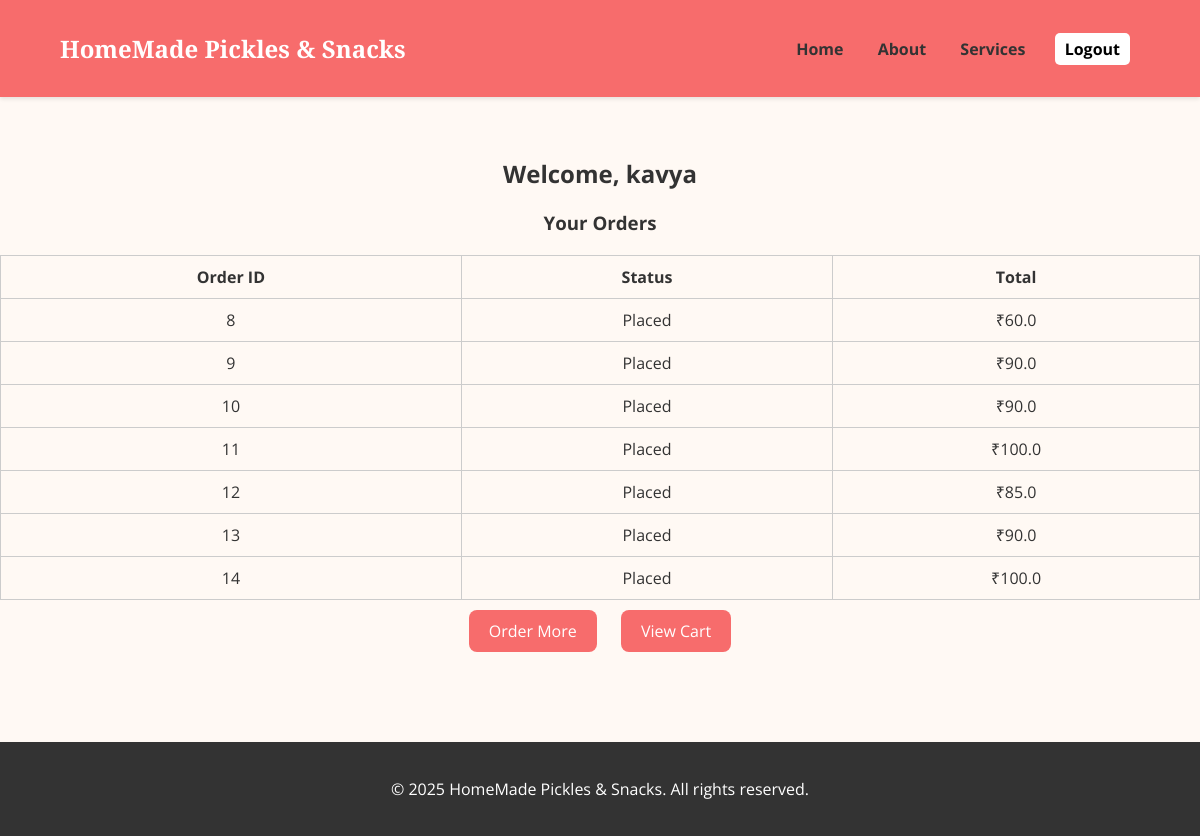
Before: /dashboard (signed in) with the older database file.
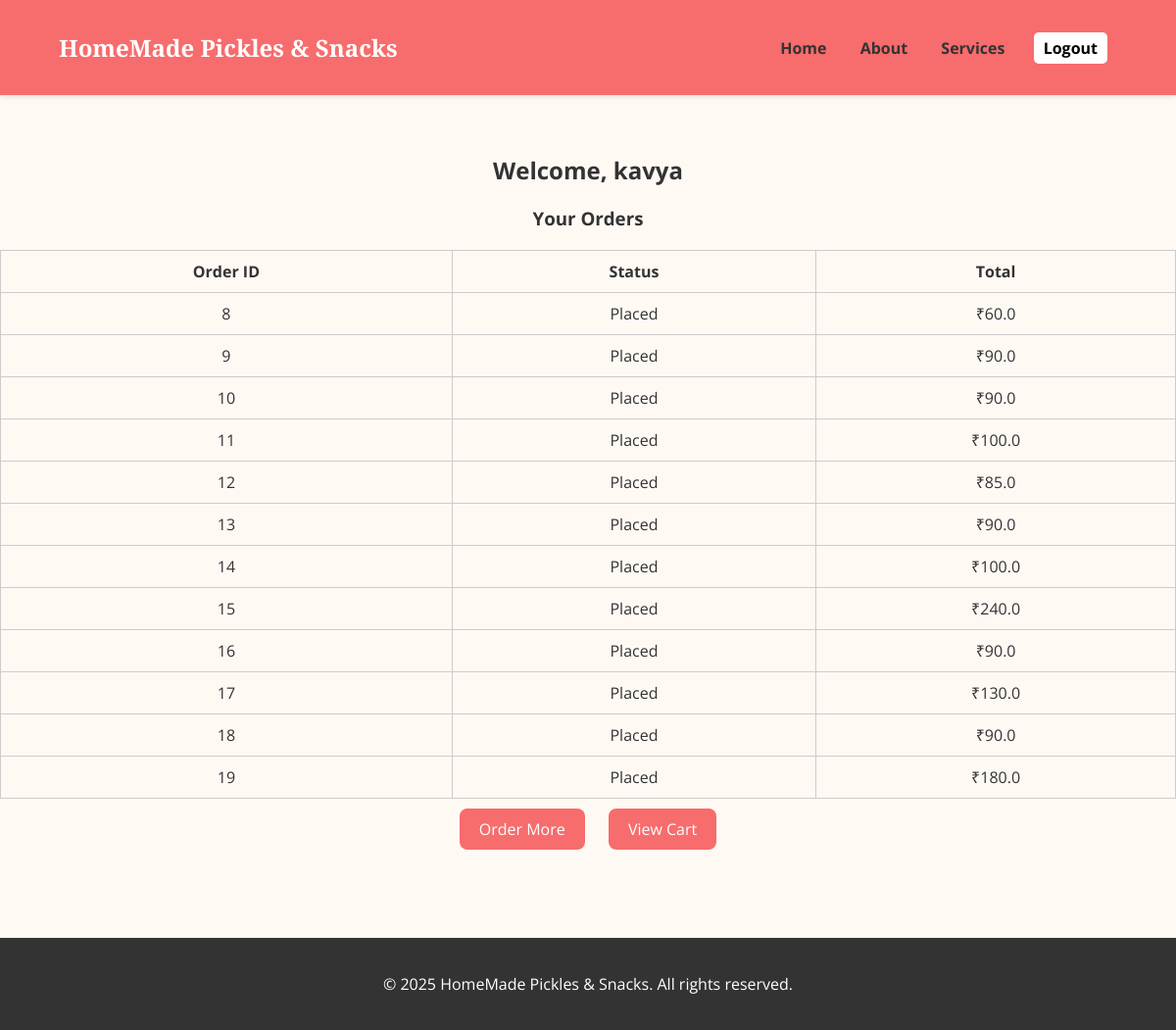
After: the same page with the newer database file.
### models.py (models this page shows)
class User(db.Model):
    id = db.Column(db.Integer, primary_key=True)
    username = db.Column(db.String(80), nullable=False, unique=True)
    email = db.Column(db.String(120), nullable=False, unique=True)
    password = db.Column(db.String(200), nullable=False)
    is_admin = db.Column(db.Boolean, default=False)

class Order(db.Model):
    id = db.Column(db.Integer, primary_key=True)
    user_id = db.Column(db.Integer, db.ForeignKey('user.id'))
    total = db.Column(db.Float)
    status = db.Column(db.String(50), default='Placed')
    address = db.Column(db.Text)
    timestamp = db.Column(db.DateTime, default=datetime.utcnow)
    user = db.relationship('User', backref='orders')
    ratings = db.relationship('Rating', backref='order')
    order_items = db.relationship('OrderItem', backref='order')

### app.py (the view)
@app.route('/dashboard')
@login_required
def dashboard():
    user = User.query.get(session['user_id'])
    if user.is_admin:
        products = Product.query.all()
        for product in products:
            avg = db.session.query(db.func.avg(Rating.stars)).filter_by(product_id=product.id).scalar()
            product.avg_rating = avg
        orders = Order.query.all()
        for order in orders:
            rating = Rating.query.filter_by(order_id=order.id).first()
            order.rating = rating
        customers = User.query.filter_by(is_admin=False).all()
        admins = User.query.filter_by(is_admin=True).all()
        return render_template('admin_dashboard.html', customers=customers, admins=admins,
                               products=products, orders=orders)
    else:
        orders = Order.query.filter_by(user_id=user.id).all()
        return render_template('customer_dashboard.html', user=user, orders=orders)

### app.py (called while the page is built)
def login_required(f):
    @wraps(f)
    def decorated_function(*args, **kwargs):
        if 'user_id' not in session:
            return redirect(url_for('login'))
        return f(*args, **kwargs)
    return decorated_function

### templates/customer_dashboard.html
{% extends "base.html" %}
{% block content %}
<section class="section">
    <div class="container">
        <h2>Welcome, {{ user.username }}</h2>
        <h3>Your Orders</h3>
        <table>
            <tr><th>Order ID</th><th>Status</th><th>Total</th></tr>
            {% for order in orders %}
            <tr><td>{{ order.id }}</td><td>{{ order.status }}</td><td>₹{{ order.total }}</td></tr>
            {% endfor %}
        </table>
        <a href="/products" class="btn">Order More</a>
        <a href="/cart" class="btn">View Cart</a>
    </div>
</section>
{% endblock %}

### templates/base.html (shortened to what this page needs)
<!DOCTYPE html>
<html lang="en">
<head>
    <link rel="stylesheet" href="{{ url_for('static', filename='styles.css') }}">
</head>
<body>
    <header>
        <div class="container">
            <h1>HomeMade Pickles & Snacks</h1>
            <nav>
                <a href="{{ url_for('home') }}">Home</a>
                 <a href="{{ url_for('home') }}#about" id="main-about">About</a>
                 <a href="{{ url_for('home') }}#services" id="main-services">Services</a>
                {% if session.get('username') %}
                    <a href="{{ url_for('logout') }}" class="btn">Logout</a>
                {% else %}
                    <a href="{{ url_for('login') }}">Login</a>
                    <a href="{{ url_for('register') }}">Register</a>
                {% endif %}
            </nav>
        </div>
    </header>
    {% block content %}{% endblock %}
    <footer>
        <p>&copy; 2025 HomeMade Pickles & Snacks. All rights reserved.</p>
    </footer>
</body>
</html>

### static/styles.css (style rules this page uses)
body { margin: 0; font-family: 'Open Sans', sans-serif; background-color: #fff9f4; color: #333; }
header { background-color: #f76c6c; color: white; padding: 1em 0; box-shadow: 0 2px 4px rgba(0,0,0,0.1); }
header .container { display: flex; justify-content: space-between; align-items: center; width: 90%; margin: auto; }
header h1 { font-family: 'Playfair Display', serif; font-size: 24px; }
nav a { color: white; text-decoration: none; margin-left: 15px; font-weight: bold; }
.section { padding: 40px 0; text-align: center; }
.btn { display: inline-block; background-color: #f76c6c; color: white; padding: 10px 20px; margin: 10px; border-radius: 8px; text-decoration: none; }
footer { background-color: #333; color: white; text-align: center; padding: 20px 0; margin-top: 40px; }
table { width: 100%; border-collapse: collapse; margin-top: 20px; }
table, th, td { border: 1px solid #ccc; }
th, td { padding: 10px; text-align: center; }

### templates/base.html (style rules this page uses)
nav a { margin-right: 15px; text-decoration: none; font-weight: bold; color: #333; }
nav a.btn { background-color: white; color: black; padding: 5px 10px; border-radius: 5px; }

Changed rows visible on the page:
added Order: id "15", status "Placed", total "240.0"
added Order: id "16", status "Placed", total "90.0"
added Order: id "17", status "Placed", total "130.0"
added Order: id "18", status "Placed", total "90.0"
added Order: id "19", status "Placed", total "180.0"
